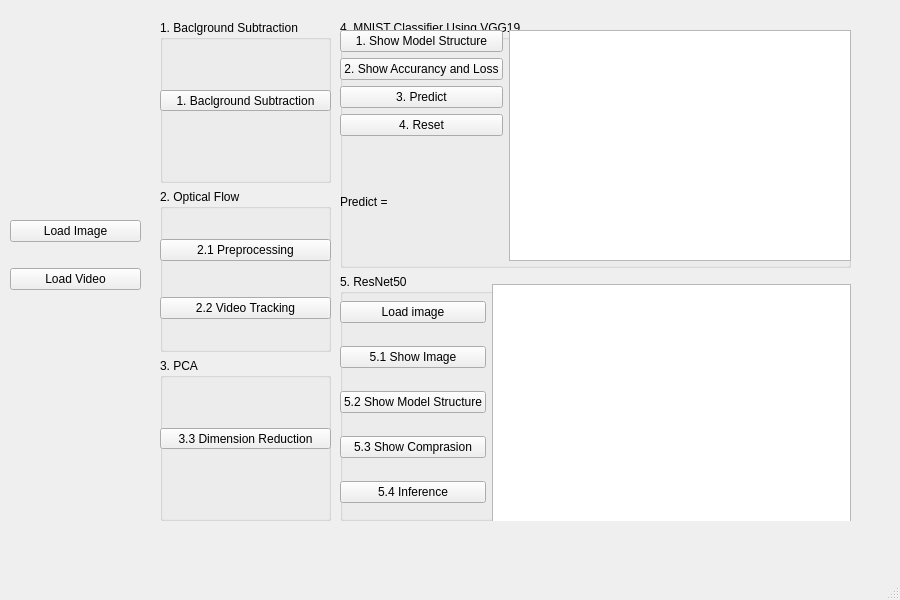
<?xml version="1.0" encoding="UTF-8"?>
<ui version="4.0">
 <class>MainWindow</class>
 <widget class="QMainWindow" name="MainWindow">
  <property name="geometry">
   <rect>
    <x>0</x>
    <y>0</y>
    <width>900</width>
    <height>600</height>
   </rect>
  </property>
  <property name="windowTitle">
   <string>MainWindow</string>
  </property>
  <widget class="QWidget" name="centralwidget">
   <widget class="QWidget" name="layoutWidget">
    <property name="geometry">
     <rect>
      <x>10</x>
      <y>200</y>
      <width>131</width>
      <height>111</height>
     </rect>
    </property>
    <layout class="QVBoxLayout" name="verticalLayout">
     <item>
      <widget class="QPushButton" name="load_img_btn">
       <property name="text">
        <string>Load Image</string>
       </property>
      </widget>
     </item>
     <item>
      <widget class="QPushButton" name="load_video_btn">
       <property name="text">
        <string>Load Video</string>
       </property>
      </widget>
     </item>
    </layout>
   </widget>
   <widget class="QWidget" name="layoutWidget">
    <property name="geometry">
     <rect>
      <x>160</x>
      <y>20</y>
      <width>171</width>
      <height>501</height>
     </rect>
    </property>
    <layout class="QVBoxLayout" name="verticalLayout_5">
     <item>
      <widget class="QGroupBox" name="groupBox">
       <property name="title">
        <string>1. Baclground Subtraction</string>
       </property>
       <widget class="QPushButton" name="BackgroundSubstraction_btn">
        <property name="geometry">
         <rect>
          <x>0</x>
          <y>70</y>
          <width>171</width>
          <height>21</height>
         </rect>
        </property>
        <property name="text">
         <string>1. Baclground Subtraction</string>
        </property>
       </widget>
      </widget>
     </item>
     <item>
      <widget class="QGroupBox" name="groupBox_2">
       <property name="title">
        <string>2. Optical Flow</string>
       </property>
       <widget class="QWidget" name="layoutWidget">
        <property name="geometry">
         <rect>
          <x>0</x>
          <y>20</y>
          <width>171</width>
          <height>141</height>
         </rect>
        </property>
        <layout class="QVBoxLayout" name="verticalLayout_2">
         <item>
          <widget class="QPushButton" name="Preprocess_btn">
           <property name="text">
            <string>2.1 Preprocessing</string>
           </property>
          </widget>
         </item>
         <item>
          <widget class="QPushButton" name="video_tracking_btn">
           <property name="text">
            <string>2.2 Video Tracking</string>
           </property>
          </widget>
         </item>
        </layout>
       </widget>
      </widget>
     </item>
     <item>
      <widget class="QGroupBox" name="groupBox_3">
       <property name="title">
        <string>3. PCA</string>
       </property>
       <widget class="QPushButton" name="PCA_btn">
        <property name="geometry">
         <rect>
          <x>0</x>
          <y>70</y>
          <width>171</width>
          <height>21</height>
         </rect>
        </property>
        <property name="text">
         <string>3.3 Dimension Reduction</string>
        </property>
       </widget>
      </widget>
     </item>
    </layout>
   </widget>
   <widget class="QWidget" name="layoutWidget">
    <property name="geometry">
     <rect>
      <x>340</x>
      <y>20</y>
      <width>511</width>
      <height>501</height>
     </rect>
    </property>
    <layout class="QVBoxLayout" name="verticalLayout_6">
     <item>
      <widget class="QGroupBox" name="groupBox_4">
       <property name="title">
        <string>4. MNIST Classifier Using VGG19</string>
       </property>
       <widget class="QWidget" name="layoutWidget">
        <property name="geometry">
         <rect>
          <x>0</x>
          <y>10</y>
          <width>511</width>
          <height>231</height>
         </rect>
        </property>
        <layout class="QHBoxLayout" name="sol4_layout">
         <item>
          <layout class="QVBoxLayout" name="verticalLayout_3">
           <item>
            <widget class="QPushButton" name="show_model_btn">
             <property name="text">
              <string>1. Show Model Structure</string>
             </property>
            </widget>
           </item>
           <item>
            <widget class="QPushButton" name="show_acc_loss_btn">
             <property name="text">
              <string>2. Show Accurancy and Loss</string>
             </property>
            </widget>
           </item>
           <item>
            <widget class="QPushButton" name="predict_mnist_btn">
             <property name="text">
              <string>3. Predict</string>
             </property>
            </widget>
           </item>
           <item>
            <widget class="QPushButton" name="reset_btn">
             <property name="text">
              <string>4. Reset</string>
             </property>
            </widget>
           </item>
           <item>
            <widget class="QLabel" name="mnist_predict">
             <property name="text">
              <string>Predict = </string>
             </property>
            </widget>
           </item>
          </layout>
         </item>
         <item>
          <widget class="QGraphicsView" name="paint_view"/>
         </item>
        </layout>
       </widget>
      </widget>
     </item>
     <item>
      <widget class="QGroupBox" name="groupBox_5">
       <property name="title">
        <string>5. ResNet50</string>
       </property>
       <widget class="QWidget" name="layoutWidget">
        <property name="geometry">
         <rect>
          <x>0</x>
          <y>10</y>
          <width>511</width>
          <height>241</height>
         </rect>
        </property>
        <layout class="QHBoxLayout" name="horizontalLayout_2">
         <item>
          <layout class="QVBoxLayout" name="verticalLayout_4">
           <item>
            <widget class="QPushButton" name="pushButton_11">
             <property name="text">
              <string>Load image</string>
             </property>
            </widget>
           </item>
           <item>
            <widget class="QPushButton" name="pushButton_12">
             <property name="text">
              <string>5.1 Show Image</string>
             </property>
            </widget>
           </item>
           <item>
            <widget class="QPushButton" name="pushButton_13">
             <property name="text">
              <string>5.2 Show Model Structure</string>
             </property>
            </widget>
           </item>
           <item>
            <widget class="QPushButton" name="pushButton_14">
             <property name="text">
              <string>5.3 Show Comprasion</string>
             </property>
            </widget>
           </item>
           <item>
            <widget class="QPushButton" name="pushButton_15">
             <property name="text">
              <string>5.4 Inference</string>
             </property>
            </widget>
           </item>
          </layout>
         </item>
         <item>
          <widget class="QGraphicsView" name="graphicsView_2"/>
         </item>
        </layout>
       </widget>
      </widget>
     </item>
    </layout>
   </widget>
  </widget>
  <widget class="QMenuBar" name="menubar">
   <property name="geometry">
    <rect>
     <x>0</x>
     <y>0</y>
     <width>900</width>
     <height>25</height>
    </rect>
   </property>
  </widget>
  <widget class="QStatusBar" name="statusbar"/>
 </widget>
 <resources/>
 <connections/>
</ui>
